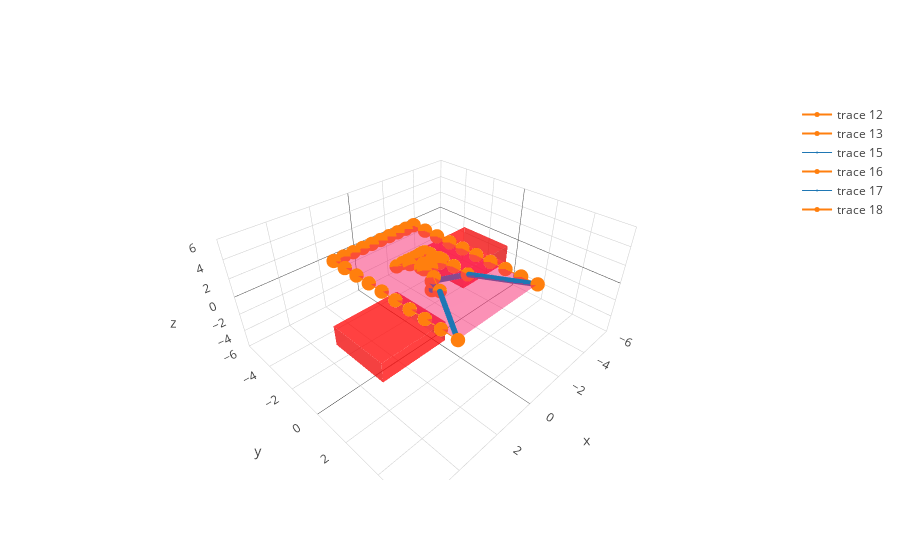

The cell this chart's notebook holds for it:
### Code cell
m = graphics.plot(new_data)
m.show()
